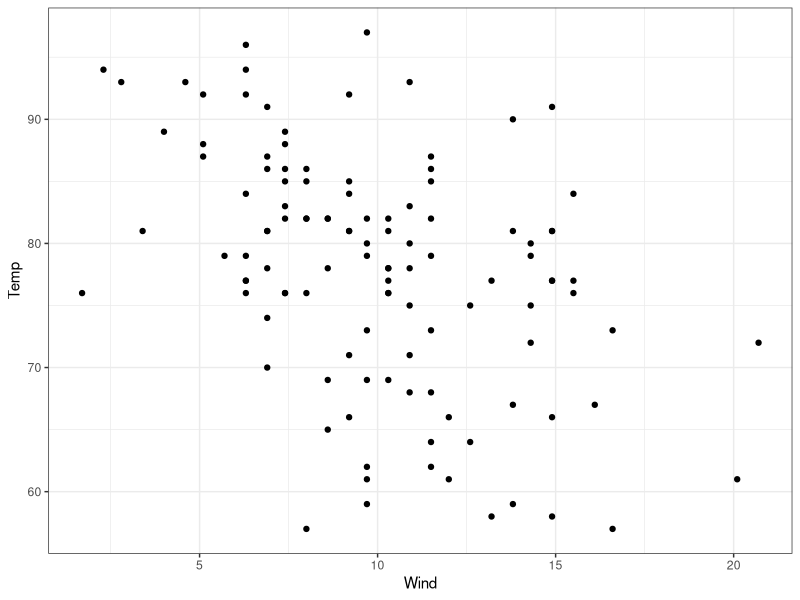
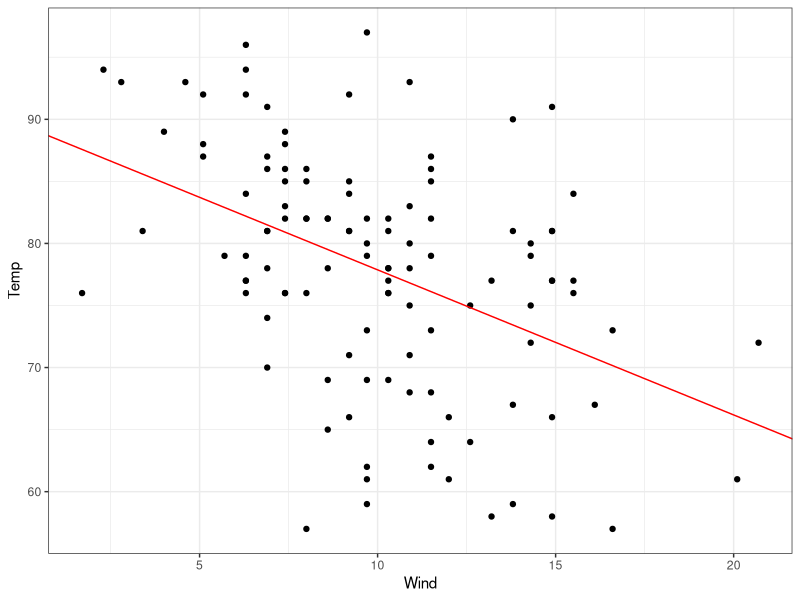
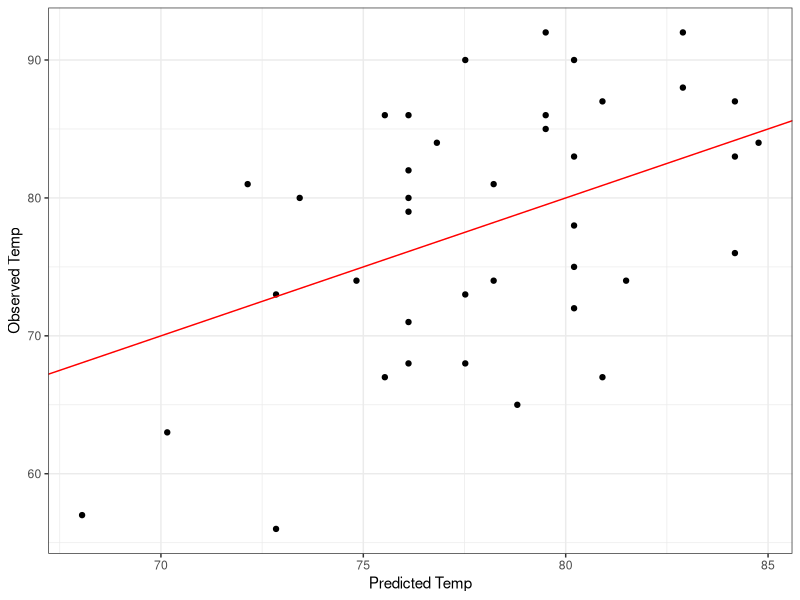
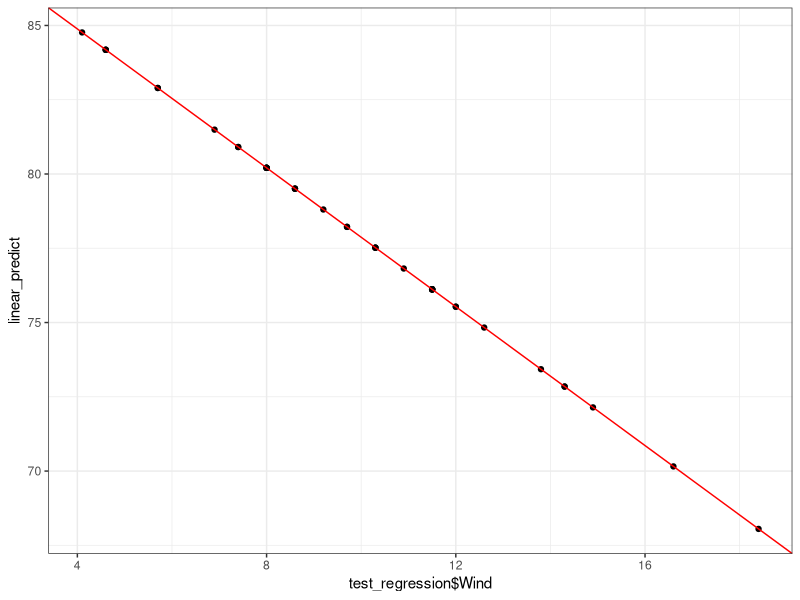
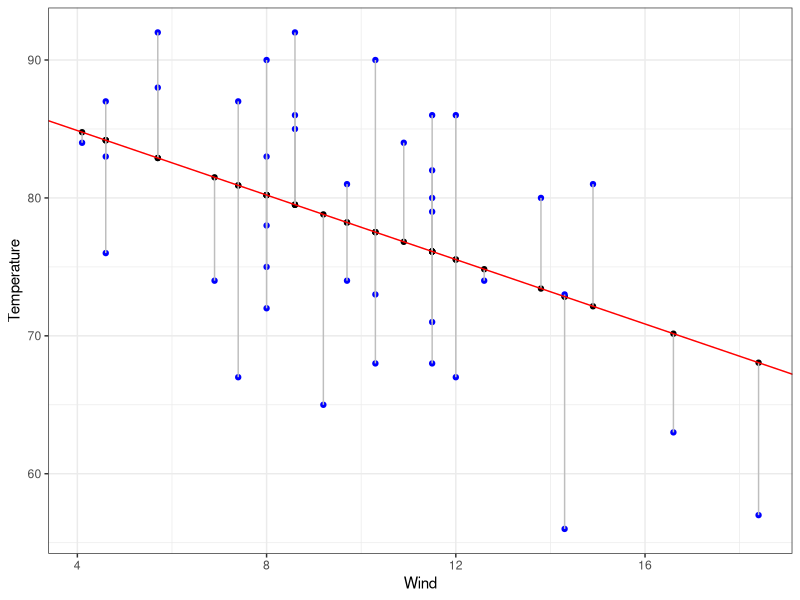
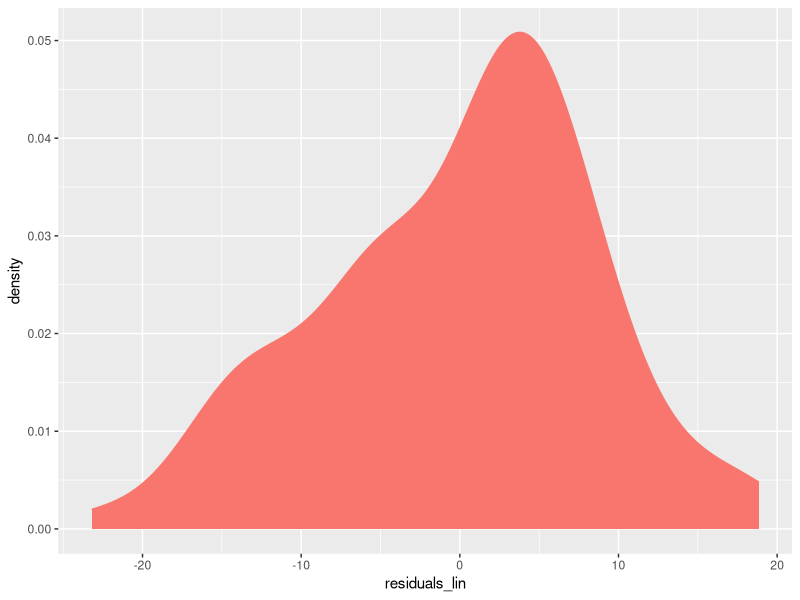

Source code (R) for these figures, in order: (Note: this script raises an error after producing the figures.)
## ---- chunk 1
knitr::opts_chunk$set(echo = TRUE, eval = T)
## ---- chunk 2
library(caret)
library(MASS)
library(ggplot2)
library(dplyr)
library(ggfortify)


#Mauna Loa CO2 concentrations
airquality <- airquality
## ---- chunk 3
n <- nrow(airquality)

set.seed(123)
train_ind = sample(n, 0.75*n)
train_regression = airquality[train_ind, ]
test_regression = airquality[-train_ind, ]
## ---- chunk 4
ggplot(data = train_regression) +
   geom_point(aes(x=Wind, y=Temp)) +
   theme_bw()
## ---- chunk 5
#help(train)
linear_regression <- train(Temp ~ Wind, data = train_regression, method = "lm")

lin_coefficients <- linear_regression$finalModel$coefficients

## ---- chunk 6
ggplot(data = train_regression) + geom_point(aes(x=Wind, y=Temp)) + geom_abline(aes(intercept=lin_coefficients[1], slope=lin_coefficients[2]), col = 'red') + theme_bw()
## ---- chunk 7
#help(predict)
linear_predict <- predict(linear_regression, newdata=test_regression)
## ---- chunk 8
#look at the median residual value. Close to zero is best
#help(summary)

summary(linear_regression)
## ---- chunk 9
ggplot() + geom_point(aes(x = linear_predict, y = test_regression$Temp)) + xlab("Predicted Temp") + ylab("Observed Temp") + geom_abline(slope = 1, intercept = 0, col = "red") + theme_bw()

cor.test(linear_predict, test_regression$Temp)
## ---- chunk 10
# Extract coefficients from the model
linear_regression$finalModel$coefficients

# plot the regression line on the predicted values
ggplot() + geom_point(aes(x=test_regression$Wind, y=linear_predict)) + geom_abline(aes(intercept=lin_coefficients[1], slope=lin_coefficients[2]), col = 'red') + theme_bw()

# plot the original test values
ggplot(data = test_regression) + 
  geom_point(aes(x=Wind, y=linear_predict)) + 
  geom_point(aes(x = Wind, y = Temp), col = "blue") + 
  geom_segment(aes(x = Wind, y = Temp, xend = Wind, yend = linear_predict), col = "gray") +  
  geom_abline(aes(intercept=lin_coefficients[1], slope=lin_coefficients[2]), col = 'red') +
  theme_bw() + xlab("Wind") + ylab("Temperature")
## ---- chunk 11
residuals_lin <- residuals(linear_regression)

ggplot() + geom_density(aes(residuals_lin, colour = "red", fill = "red"), show.legend = FALSE)
## ---- chunk 12
cor.test(train_regression$Wind, resid(linear_regression))
## ---- chunk 13
lasso_regression <- train(Temp ~ Wind + Month, data = train_regression, method = "lasso")

lasso_predict <- predict(lasso_regression, newdata = test_regression)

ggplot(data = test_regression, aes(x = Wind)) + geom_point(aes(y = lasso_predict)) + geom_point(aes(y = Temp), col = 'blue')+ xlab("Wind") + ylab("Temperature") + theme_bw()

ggplot(data = test_regression, aes(x = Month)) + geom_point(aes(y = lasso_predict), col = 'black') + geom_point(aes(y = Temp), col = 'blue')+ xlab("Month") + ylab("Temperature") + theme_bw()
